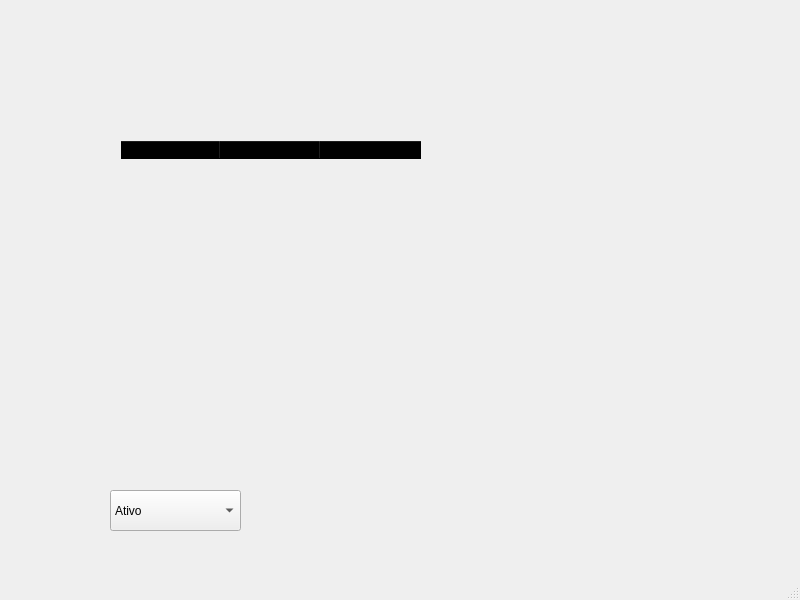
<?xml version="1.0" encoding="UTF-8"?>
<ui version="4.0">
 <class>MainWindow</class>
 <widget class="QMainWindow" name="MainWindow">
  <property name="geometry">
   <rect>
    <x>0</x>
    <y>0</y>
    <width>800</width>
    <height>600</height>
   </rect>
  </property>
  <property name="windowTitle">
   <string>Alterar Status</string>
  </property>
  <widget class="QWidget" name="centralwidget">
   <widget class="QLabel" name="label">
    <property name="geometry">
     <rect>
      <x>0</x>
      <y>0</y>
      <width>801</width>
      <height>561</height>
     </rect>
    </property>
    <property name="text">
     <string/>
    </property>
    <property name="pixmap">
     <pixmap>Imgs/alt_status.png</pixmap>
    </property>
    <property name="scaledContents">
     <bool>true</bool>
    </property>
   </widget>
   <widget class="QComboBox" name="comboBox">
    <property name="geometry">
     <rect>
      <x>110</x>
      <y>490</y>
      <width>131</width>
      <height>41</height>
     </rect>
    </property>
    <property name="styleSheet">
     <string notr="true"/>
    </property>
    <item>
     <property name="text">
      <string>Ativo</string>
     </property>
    </item>
    <item>
     <property name="text">
      <string>Banido Temporariamente</string>
     </property>
    </item>
    <item>
     <property name="text">
      <string>Bloqueado</string>
     </property>
    </item>
   </widget>
   <widget class="QPushButton" name="alt_sel">
    <property name="geometry">
     <rect>
      <x>490</x>
      <y>480</y>
      <width>221</width>
      <height>51</height>
     </rect>
    </property>
    <property name="cursor">
     <cursorShape>PointingHandCursor</cursorShape>
    </property>
    <property name="text">
     <string/>
    </property>
    <property name="flat">
     <bool>true</bool>
    </property>
   </widget>
   <widget class="QTableWidget" name="tableWidget">
    <property name="geometry">
     <rect>
      <x>120</x>
      <y>140</y>
      <width>561</width>
      <height>311</height>
     </rect>
    </property>
    <property name="styleSheet">
     <string notr="true">background-color: rgba(255, 255, 255, 0);</string>
    </property>
    <column>
     <property name="text">
      <string>ID</string>
     </property>
    </column>
    <column>
     <property name="text">
      <string>Nome</string>
     </property>
    </column>
    <column>
     <property name="text">
      <string>Status</string>
     </property>
    </column>
   </widget>
  </widget>
  <widget class="QMenuBar" name="menubar">
   <property name="geometry">
    <rect>
     <x>0</x>
     <y>0</y>
     <width>800</width>
     <height>21</height>
    </rect>
   </property>
  </widget>
  <widget class="QStatusBar" name="statusbar"/>
 </widget>
 <resources/>
 <connections/>
</ui>
